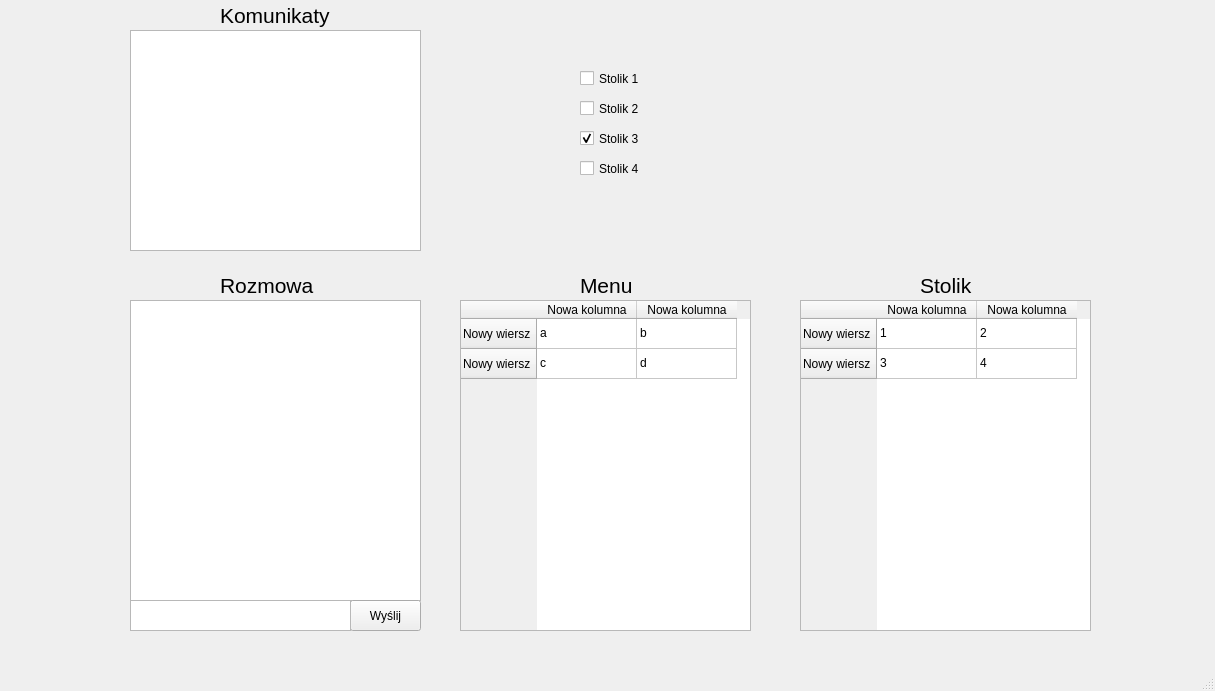
<?xml version="1.0" encoding="UTF-8"?>
<ui version="4.0">
 <class>MainWindow</class>
 <widget class="QMainWindow" name="MainWindow">
  <property name="geometry">
   <rect>
    <x>0</x>
    <y>0</y>
    <width>1215</width>
    <height>691</height>
   </rect>
  </property>
  <property name="windowTitle">
   <string>MainWindow</string>
  </property>
  <widget class="QWidget" name="centralwidget">
   <widget class="QTextEdit" name="Logi">
    <property name="geometry">
     <rect>
      <x>130</x>
      <y>300</y>
      <width>291</width>
      <height>301</height>
     </rect>
    </property>
   </widget>
   <widget class="QPushButton" name="Wyslij">
    <property name="geometry">
     <rect>
      <x>350</x>
      <y>600</y>
      <width>71</width>
      <height>31</height>
     </rect>
    </property>
    <property name="text">
     <string>Wyślij</string>
    </property>
   </widget>
   <widget class="QTextEdit" name="Komunikaty">
    <property name="geometry">
     <rect>
      <x>130</x>
      <y>30</y>
      <width>291</width>
      <height>221</height>
     </rect>
    </property>
   </widget>
   <widget class="QPlainTextEdit" name="Wpisywanie">
    <property name="geometry">
     <rect>
      <x>130</x>
      <y>600</y>
      <width>221</width>
      <height>31</height>
     </rect>
    </property>
   </widget>
   <widget class="QTableWidget" name="Stolik">
    <property name="geometry">
     <rect>
      <x>800</x>
      <y>300</y>
      <width>291</width>
      <height>331</height>
     </rect>
    </property>
    <row>
     <property name="text">
      <string>Nowy wiersz</string>
     </property>
    </row>
    <row>
     <property name="text">
      <string>Nowy wiersz</string>
     </property>
    </row>
    <column>
     <property name="text">
      <string>Nowa kolumna</string>
     </property>
    </column>
    <column>
     <property name="text">
      <string>Nowa kolumna</string>
     </property>
    </column>
    <item row="0" column="0">
     <property name="text">
      <string>1</string>
     </property>
    </item>
    <item row="0" column="1">
     <property name="text">
      <string>2</string>
     </property>
    </item>
    <item row="1" column="0">
     <property name="text">
      <string>3</string>
     </property>
    </item>
    <item row="1" column="1">
     <property name="text">
      <string>4</string>
     </property>
    </item>
   </widget>
   <widget class="QTableWidget" name="Menu">
    <property name="geometry">
     <rect>
      <x>460</x>
      <y>300</y>
      <width>291</width>
      <height>331</height>
     </rect>
    </property>
    <row>
     <property name="text">
      <string>Nowy wiersz</string>
     </property>
    </row>
    <row>
     <property name="text">
      <string>Nowy wiersz</string>
     </property>
    </row>
    <column>
     <property name="text">
      <string>Nowa kolumna</string>
     </property>
    </column>
    <column>
     <property name="text">
      <string>Nowa kolumna</string>
     </property>
    </column>
    <item row="0" column="0">
     <property name="text">
      <string>a</string>
     </property>
    </item>
    <item row="0" column="1">
     <property name="text">
      <string>b</string>
     </property>
    </item>
    <item row="1" column="0">
     <property name="text">
      <string>c</string>
     </property>
    </item>
    <item row="1" column="1">
     <property name="text">
      <string>d</string>
     </property>
    </item>
   </widget>
   <widget class="QLabel" name="label_obraz">
    <property name="geometry">
     <rect>
      <x>650</x>
      <y>0</y>
      <width>441</width>
      <height>261</height>
     </rect>
    </property>
    <property name="text">
     <string/>
    </property>
    <property name="pixmap">
     <pixmap>restauracja1.jpg</pixmap>
    </property>
    <property name="scaledContents">
     <bool>true</bool>
    </property>
   </widget>
   <widget class="QCheckBox" name="Stolik1">
    <property name="geometry">
     <rect>
      <x>580</x>
      <y>70</y>
      <width>70</width>
      <height>17</height>
     </rect>
    </property>
    <property name="text">
     <string>Stolik 1</string>
    </property>
    <property name="checked">
     <bool>false</bool>
    </property>
   </widget>
   <widget class="QCheckBox" name="Stolik2">
    <property name="geometry">
     <rect>
      <x>580</x>
      <y>100</y>
      <width>70</width>
      <height>17</height>
     </rect>
    </property>
    <property name="text">
     <string>Stolik 2</string>
    </property>
   </widget>
   <widget class="QCheckBox" name="Stolik3">
    <property name="geometry">
     <rect>
      <x>580</x>
      <y>130</y>
      <width>70</width>
      <height>17</height>
     </rect>
    </property>
    <property name="text">
     <string>Stolik 3</string>
    </property>
    <property name="checked">
     <bool>true</bool>
    </property>
   </widget>
   <widget class="QCheckBox" name="Stolik4">
    <property name="geometry">
     <rect>
      <x>580</x>
      <y>160</y>
      <width>70</width>
      <height>17</height>
     </rect>
    </property>
    <property name="text">
     <string>Stolik 4</string>
    </property>
   </widget>
   <widget class="QLabel" name="label_rozmowa">
    <property name="geometry">
     <rect>
      <x>220</x>
      <y>270</y>
      <width>211</width>
      <height>31</height>
     </rect>
    </property>
    <property name="font">
     <font>
      <pointsize>16</pointsize>
     </font>
    </property>
    <property name="text">
     <string>Rozmowa</string>
    </property>
   </widget>
   <widget class="QLabel" name="label_komunikaty">
    <property name="geometry">
     <rect>
      <x>220</x>
      <y>0</y>
      <width>251</width>
      <height>31</height>
     </rect>
    </property>
    <property name="font">
     <font>
      <pointsize>16</pointsize>
     </font>
    </property>
    <property name="text">
     <string>Komunikaty</string>
    </property>
   </widget>
   <widget class="QLabel" name="label_menu">
    <property name="geometry">
     <rect>
      <x>580</x>
      <y>270</y>
      <width>151</width>
      <height>31</height>
     </rect>
    </property>
    <property name="font">
     <font>
      <pointsize>16</pointsize>
     </font>
    </property>
    <property name="text">
     <string>Menu</string>
    </property>
   </widget>
   <widget class="QLabel" name="label_stolik">
    <property name="geometry">
     <rect>
      <x>920</x>
      <y>270</y>
      <width>161</width>
      <height>31</height>
     </rect>
    </property>
    <property name="font">
     <font>
      <pointsize>16</pointsize>
     </font>
    </property>
    <property name="text">
     <string>Stolik</string>
    </property>
   </widget>
  </widget>
  <widget class="QStatusBar" name="statusbar"/>
 </widget>
 <resources/>
 <connections/>
</ui>
